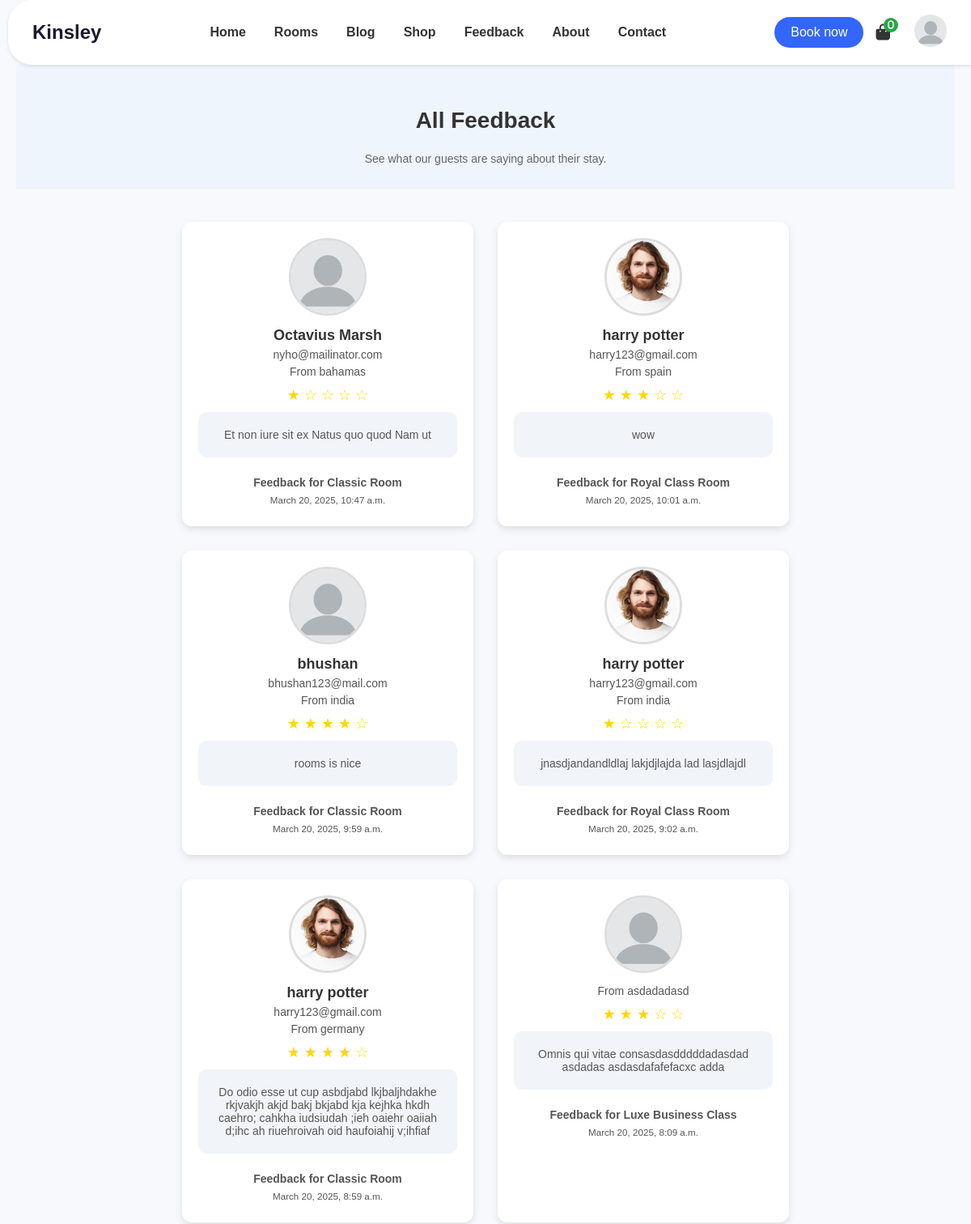
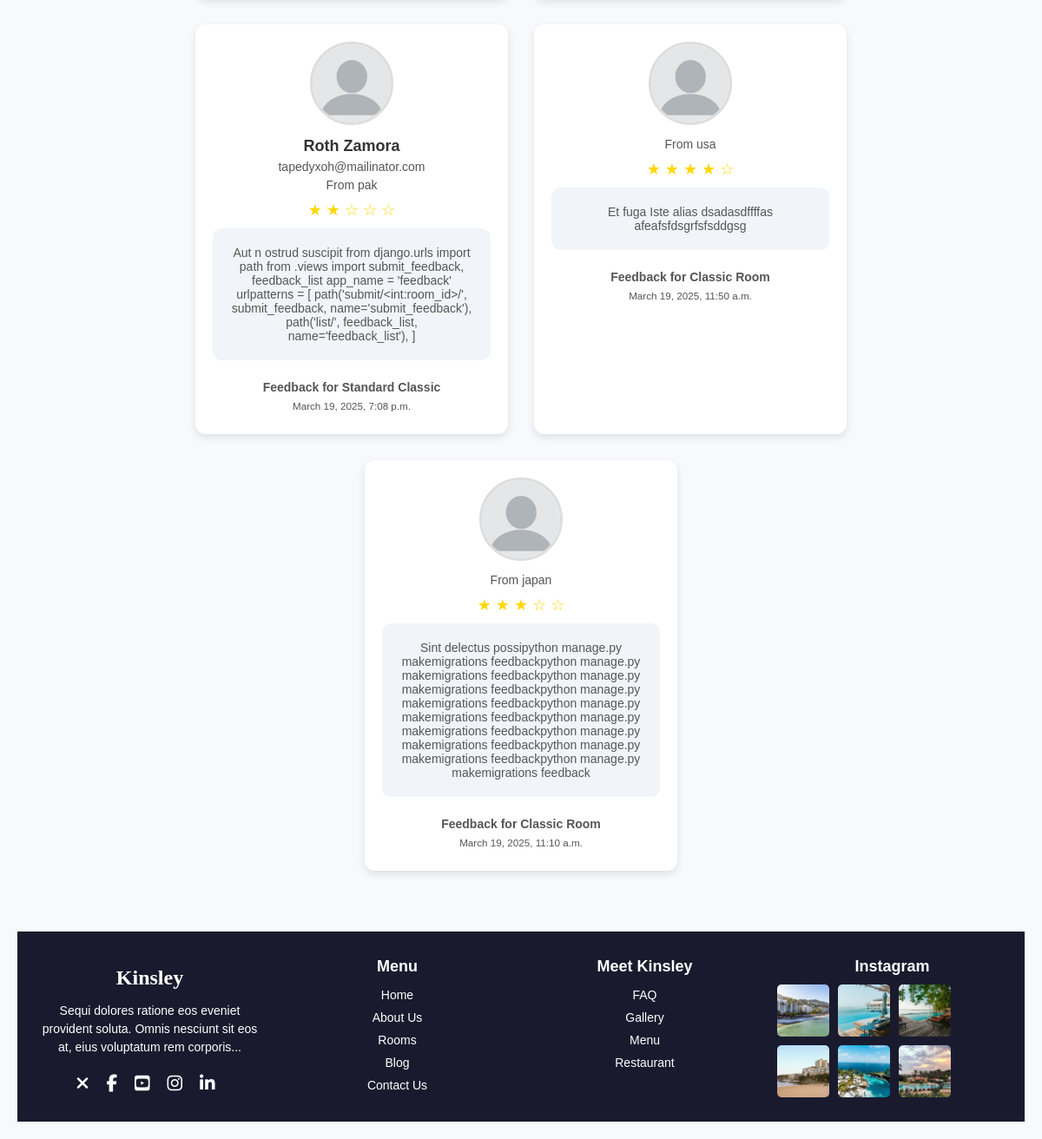
The app's page /feedback/list/ with its own data (2 pictures, top to bottom).
### feedback/models.py (models this page shows, shortened)
class Feedback(models.Model):
    user = models.ForeignKey(User, on_delete=models.SET_NULL, null=True, blank=True)  # Optional for non-authenticated users
    room = models.ForeignKey(Room, on_delete=models.CASCADE)
    name = models.CharField(max_length=100, blank=True, null=True)  # For non-authenticated users
    email = models.EmailField(blank=True, null=True)  # For non-authenticated users
    country = models.CharField(max_length=100, blank=True, null=True)
    rating = models.PositiveIntegerField(choices=[(i, str(i)) for i in range(1, 6)])
    comment = models.TextField()
    created_at = models.DateTimeField(auto_now_add=True)

### rooms/models.py (models this page shows, shortened)
class Room(models.Model):
    SIZE_CHOICES = (
        ('S', 'Single Bedroom'),
        ('D', 'Double Bedroom'),
        ('T', 'Triple Bedroom'),
    )
    name = models.CharField(max_length=100)
    category = models.ForeignKey(RoomCategory, on_delete=models.SET_NULL, null=True)
    capacity = models.PositiveIntegerField()  # Number of adults
    size = models.CharField(max_length=1, choices=SIZE_CHOICES)
    description = models.TextField()
    price = models.DecimalField(max_digits=10, decimal_places=2)
    image = models.ImageField(upload_to='rooms/', blank=True, null=True)  # Saves to media/rooms/

### accounts/models.py (models this page shows, shortened)
class Profile(models.Model):
    user = models.OneToOneField(User, on_delete=models.CASCADE)
    phone_number = models.CharField(max_length=10, blank=True, null=True)
    profile_picture = models.ImageField(upload_to='profile_pics/', blank=True, null=True)

### feedback/views.py (the view)
# urls.py: path('list/', feedback_list, name='feedback_list'),
def feedback_list(request):
    feedbacks = Feedback.objects.all().order_by('-created_at')
    return render(request, 'feedback/feedback_list.html', {'feedbacks': feedbacks})

### templates/feedback/feedback_list.html (shortened to what this page needs)
<!DOCTYPE html>
<html lang="en">
<head>
    {% load static %}
    <link rel="stylesheet" href="{% static 'style.css' %}">
    <link rel="stylesheet" href="{% static 'styles.css' %}">
    <link rel="stylesheet" href="https://cdnjs.cloudflare.com/ajax/libs/font-awesome/6.7.2/css/all.min.css"
 />
</head>
<body>
    {% include 'navbar.html' %}
    <div class="header">
        <h2>All Feedback</h2>
        <p>See what our guests are saying about their stay.</p>
    </div>
    <div class="feedback-container">
        {% for feedback in feedbacks %}
        <div class="feedback-card">
            {% if feedback.user and feedback.user.profile.profile_picture %}
                <img src="{{ feedback.user.profile.profile_picture.url }}" alt="{{ feedback.user.username }}'s Profile">
            {% else %}
                <img src="{% static 'images/profile_placeholder.jpg' %}" alt="Anonymous Profile">
            {% endif %}
            <h3>
                {% if feedback.user %}
                    {{ feedback.user.get_full_name }}
                {% else %}
                    {{ feedback.name }}
                {% endif %}
            </h3>
            <p>
                {% if feedback.user %}
                    {{ feedback.user.email }}
                {% else %}
                    {{ feedback.email }}
                {% endif %}
            </p>
            <p>From {{ feedback.country|default:'Not specified' }}</p>
            <div class="stars">
                {% for i in "12345" %}
                    {% if forloop.counter <= feedback.rating %}
                        ★
                    {% else %}
                        ☆
                    {% endif %}
                {% endfor %}
            </div>
            <div class="feedback-box">
                <p>{{ feedback.comment }}</p>
            </div>
            <br>
            <p><strong>Feedback for {{ feedback.room.name }}</strong></p>
            <p><small>{{ feedback.created_at }}</small></p>
        </div>
        {% empty %}
        <p>No feedback submitted yet.</p>
        {% endfor %}
    </div>
    {% include 'footer.html' %}
</body>
</html>

### static/style.css (style rules this page uses)
body { font-family: Arial, sans-serif; margin: 0; padding: 0; background-color: #f0f8ff; }
body { font-family: Arial, sans-serif; margin: 0; padding: 0; background-color: #f9fcff; }
h3 { font-size: 18px; margin: 10px 0; color: #333; }
body { margin: 0; font-family: Arial, sans-serif; background-color: #f9fcff; color: #333; }

### static/styles.css (style rules this page uses)
body { font-family: Arial, sans-serif; background-color: #f9fcff; margin: 0; padding: 20px; }
h3 { margin: 10px 0; font-size: 18px; color: #333; }
p { font-size: 14px; color: #666; margin-bottom: 20px; }
.stars { color: #f5c518; margin-bottom: 10px; }
body { font-family: Arial, sans-serif; background-color: #f8f9fc; text-align: center; margin: 0; padding: 20px; }
.header { background: #eef5fc; padding: 30px 0; }
.header h2 { font-size: 28px; font-weight: bold; }
.header p { color: #666; max-width: 700px; margin: auto; }
.feedback-container { display: flex; flex-wrap: wrap; justify-content: center; gap: 30px; padding: 40px 20px; }
.feedback-card { background: white; border-radius: 12px; padding: 20px; width: 320px; text-align: center; box-shadow: 0 4px 10px rgba(0, 0, 0, 0.1); }
.feedback-card img { width: 90px; height: 90px; border-radius: 50%; object-fit: cover; border: 3px solid #ddd; }
.feedback-card h3 { margin: 10px 0 5px; font-size: 18px; font-weight: bold; }
.feedback-card p { margin: 5px 0; color: #555; font-size: 14px; }
.stars { color: gold; font-size: 18px; margin: 10px 0; }
.feedback-box { background: #f1f5f9; padding: 15px; border-radius: 10px; font-size: 14px; color: #333; margin-top: 10px; }

### templates/feedback/feedback_list.html (style rules this page uses)
body { font-family: Arial, sans-serif; background-color: #f8f9fc; text-align: center; margin: 0; padding: 20px; }
.header { background: #eef5fc; padding: 30px 0; }
.header h2 { font-size: 28px; font-weight: bold; }
.header p { color: #666; max-width: 700px; margin: auto; }
.feedback-container { display: flex; flex-wrap: wrap; justify-content: center; gap: 30px; padding: 40px 20px; }
.feedback-card { background: white; border-radius: 12px; padding: 20px; width: 320px; text-align: center; box-shadow: 0 4px 10px rgba(0, 0, 0, 0.1); }
.feedback-card img { width: 90px; height: 90px; border-radius: 50%; object-fit: cover; border: 3px solid #ddd; }
.feedback-card h3 { margin: 10px 0 5px; font-size: 18px; font-weight: bold; }
.feedback-card p { margin: 5px 0; color: #555; font-size: 14px; }
.stars { color: gold; font-size: 18px; margin: 10px 0; }
.feedback-box { background: #f1f5f9; padding: 15px; border-radius: 10px; font-size: 14px; color: #333; margin-top: 10px; }

### templates/navbar.html (style rules this page uses)
body { padding-top: 80px !important; }

### records on screen
Feedback: name "Octavius Marsh", email "nyho@mailinator.com", country "bahamas", rating 1 (drawn), comment "Et non iure sit ex Natus quo quod Nam ut", room.name "Classic Room", created_at "March 20, 2025, 10:47 a.m."
Feedback: user.profile.profile_picture (picture), user.get_full_name "harry potter", user.email "harry123@gmail.com", country "spain", rating 3 (drawn), comment "wow", room.name "Royal Class Room", created_at "March 20, 2025, 10:01 a.m."
Feedback: name "bhushan", email "bhushan123@mail.com", country "india", rating 4 (drawn), comment "rooms is nice", room.name "Classic Room", created_at "March 20, 2025, 9:59 a.m."
Feedback: user.profile.profile_picture (picture), user.get_full_name "harry potter", user.email "harry123@gmail.com", country "india", rating 1 (drawn), comment "jnasdjandandldlaj lakjdjlajda lad lasjdlajdl", room.name "Royal Class Room", created_at "March 20, 2025, 9:02 a.m."
Feedback: user.profile.profile_picture (picture), user.get_full_name "harry potter", user.email "harry123@gmail.com", country "germany", rating 4 (drawn), comment "Do odio esse ut cup asbdjabd lkjbaljhdakhe rkjvakjh akjd bakj bkjabd kja kejhka hkdh caehro; cahkha iudsiudah ;ieh oaiehr oaiiah d;ihc ah riuehroivah oid haufoiahij v;ihfiaf", room.name "Classic Room", created_at "March 20, 2025, 8:59 a.m."
Feedback: country "asdadadasd", rating 3 (drawn), comment "Omnis qui vitae consasdasdddddadasdad asdadas asdasdafafefacxc adda", room.name "Luxe Business Class", created_at "March 20, 2025, 8:09 a.m."
Feedback: name "Roth Zamora", email "tapedyxoh@mailinator.com", country "pak", rating 2 (drawn), comment "Aut n ostrud suscipit from django.urls import path from .views import submit_feedback, feedback_list app_name = 'feedback' urlpatterns = [ path('submit/<int:room_id>/', submit_feedback, name='submit_feedback'), path('list/', feedback_list, name='feedback_list'), ]", room.name "Standard Classic", created_at "March 19, 2025, 7:08 p.m."
Feedback: country "usa", rating 4 (drawn), comment "Et fuga Iste alias dsadasdffffas afeafsfdsgrfsfsddgsg", room.name "Classic Room", created_at "March 19, 2025, 11:50 a.m."
Feedback: country "japan", rating 3 (drawn), comment "Sint delectus possipython manage.py makemigrations feedbackpython manage.py makemigrations feedbackpython manage.py makemigrations feedbackpython manage.py makemigrations feedbackpython manage.py makemigrations feedbackpython manage.py makemigrations feedbackpython manage.py makemigrations feedbackpython manage.py makemigrations feedbackpython manage.py makemigrations feedback", room.name "Classic Room", created_at "March 19, 2025, 11:10 a.m."
